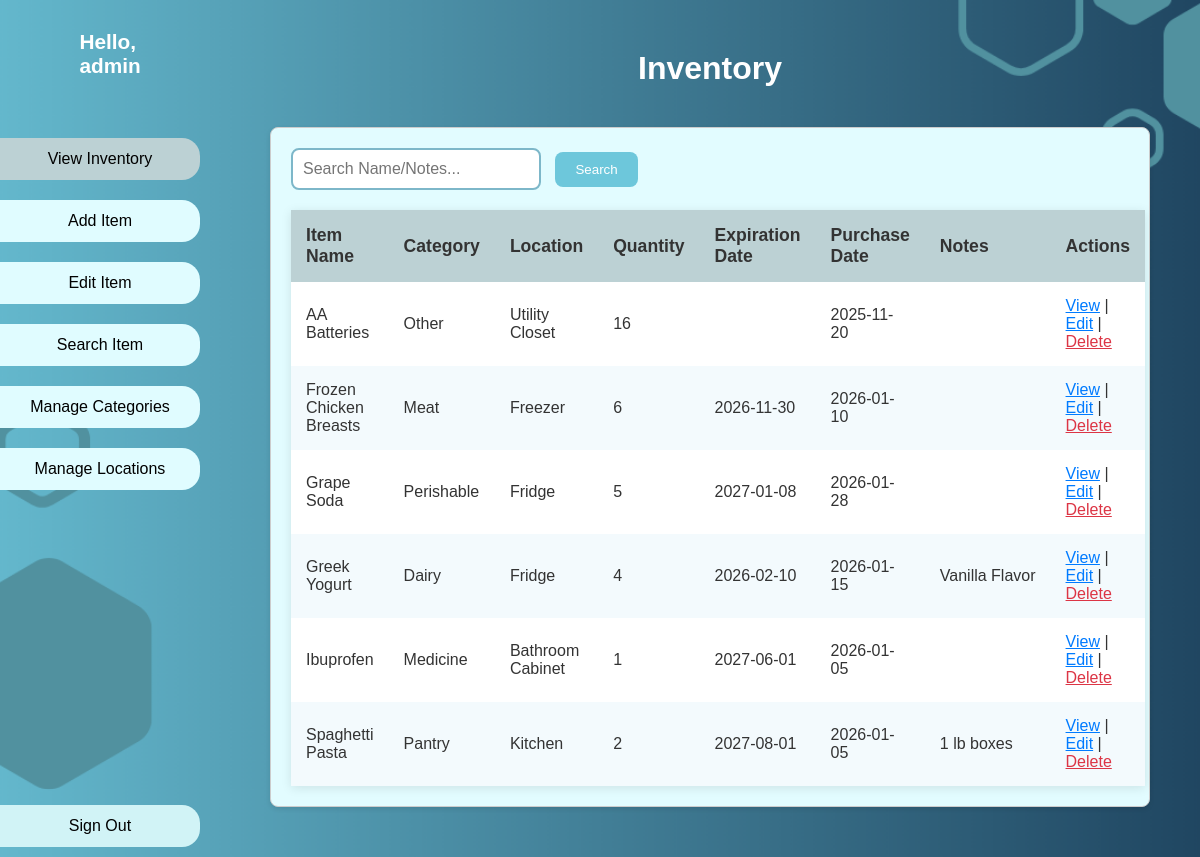
The app's page /inventory (signed in) with its own data.
### tables this page shows
CREATE TABLE "Items" (
	"ItemID"	INTEGER NOT NULL,
	"ItemName"	VARCHAR(100) NOT NULL,
	"Quantity"	INT NOT NULL DEFAULT 1,
	"PurchaseDate"	DATE DEFAULT NULL,
	"ExpirationDate"	DATE DEFAULT NULL,
	"CategoryID"	INT,
	"LocationID"	INT,
	"UserID"	INT NOT NULL,
	"Notes"	TEXT,
	PRIMARY KEY("ItemID" AUTOINCREMENT),
	FOREIGN KEY("CategoryID") REFERENCES "Category"("CategoryID") ON DELETE SET NULL,
	FOREIGN KEY("LocationID") REFERENCES "Location"("LocationID") ON DELETE SET NULL,
	FOREIGN KEY("UserID") REFERENCES "Users"("UserID") ON DELETE NO ACTION
);

CREATE TABLE "Category" (
	"CategoryID"	INTEGER NOT NULL,
	"CategoryName"	VARCHAR(100) NOT NULL,
	PRIMARY KEY("CategoryID" AUTOINCREMENT)
);

CREATE TABLE "Location" (
	"LocationID"	INTEGER NOT NULL,
	"LocationName"	VARCHAR(100) NOT NULL,
	PRIMARY KEY("LocationID" AUTOINCREMENT)
);

### app.py (the view)
@app.route('/inventory')
@login_required
def view_inventory():
    print(f"Accessing /inventory route as user ID: {session.get('user_id')}")
    search_term = request.args.get('search_term', '').strip()
    category_filter = request.args.get('category_filter', '').strip()
    location_filter = request.args.get('location_filter', '').strip()
    base_query = """ SELECT i.ItemID, i.ItemName, i.Quantity, i.PurchaseDate, i.ExpirationDate, i.Notes, c.CategoryName, l.LocationName, i.CategoryID, i.LocationID, i.UserID FROM Items i LEFT JOIN Category c ON i.CategoryID = c.CategoryID LEFT JOIN Location l ON i.LocationID = l.LocationID """
    args = []; where_clauses = []
    if search_term: where_clauses.append("(i.ItemName LIKE ? OR i.Notes LIKE ?)"); term_wc = f"%{search_term}%"; args.extend([term_wc, term_wc])
    if category_filter and category_filter.isdigit(): where_clauses.append("i.CategoryID = ?"); args.append(int(category_filter))
    if location_filter and location_filter.isdigit(): where_clauses.append("i.LocationID = ?"); args.append(int(location_filter))
    where_section = " WHERE " + " AND ".join(where_clauses) if where_clauses else ""
    order_clause = " ORDER BY i.ItemName ASC"
    final_query = base_query + where_section + order_clause
    items = query_db(final_query, args) or []
    print(f"Fetched {len(items)} items for inventory.")
    return render_template('view_inventory.html', items=items)

### app.py (called while the page is built)
def get_db():
    db = getattr(g, '_database', None)
    if db is None:
        try:
            db = sqlite3.connect(app.config['DATABASE'])
            db.row_factory = sqlite3.Row
            db.execute("PRAGMA foreign_keys = ON")
            g._database = db
            print("Database connection opened.")
        except sqlite3.Error as e:
            print(f"DATABASE CONNECTION ERROR: {e}")
            flash(f"Database connection error: {e}", "danger")
            return None
    return db

@app.teardown_appcontext
def close_connection(exception):
    db = getattr(g, '_database', None)
    if db is not None:
        db.close()
        print("Database connection closed.")

def query_db(query, args=(), one=False):
    db = get_db()
    if not db: return None
    cursor = None
    try:
        cursor = db.cursor()
        print(f"Executing DB query: {query} | args: {args}")
        cursor.execute(query, args)
        is_select_query = query.strip().upper().startswith("SELECT")
        if is_select_query:
            rows = cursor.fetchall()
            print("SELECT query executed.")
        else:
            db.commit(); rows = []
            print("Non-SELECT query executed and committed.")
        result = (rows[0] if rows else None) if one else rows
        return result
    except sqlite3.Error as e:
        print(f"DATABASE QUERY/EXECUTION ERROR: {e}"); print(f"Failed Query: {query} | Args: {args}")
        flash(f"Database operation failed: {e}", "danger")
        return None
    finally:
        if cursor: cursor.close()

def login_required(f):
    @wraps(f)
    def decorated_function(*args, **kwargs):
        if 'user_id' not in session:
            flash("Please log in to access this page.", "warning")
            return redirect(url_for('login_page', next=request.url))
        return f(*args, **kwargs)
    return decorated_function

### templates/view_inventory.html (shortened to what this page needs)
<!DOCTYPE html>
<html lang="en">
<head>
    <link rel="stylesheet" href="{{ url_for('static', filename='style.css') }}" />
</head>
<body class="inventory-page">
    <div class="container">
        <aside class="sidebar">
            <div class="user-info">
                 <h2>Hello,<br />{{ session.username if session.username else 'User' }}</h2>
            </div>
            <a href="{{ url_for('view_inventory') }}"><button class="active">View Inventory</button></a>
            <a href="{{ url_for('add_item_form') }}"><button>Add Item</button></a>
            <a href="{{ url_for('view_inventory') }}"><button title="Select 'Edit' or 'View' in table below">Edit Item</button></a>
            <a href="{{ url_for('search_items_form') }}"><button>Search Item</button></a>
            <a href="{{ url_for('manage_categories') }}"><button>Manage Categories</button></a>
            <a href="{{ url_for('manage_locations') }}"><button>Manage Locations</button></a>
            <a href="{{ url_for('logout_action') }}"><button class="signout">Sign Out</button></a>
        </aside>
        <main class="main-content">
            <header class="header"><h1>Inventory</h1></header>
            <div class="content-box">
                <div class="search-box">
                     <form method="GET" action="{{ url_for('view_inventory') }}">
                        <input type="text" name="search_term" placeholder="Search Name/Notes..." value="{{ request.args.get('search_term', '') }}">
                        <button type="submit">Search</button>
                     </form>
                </div>
                <section class="inventory-table">
                    <table>
                        <thead>
                            <tr>
                                <th>Item Name</th> <th>Category</th> <th>Location</th> <th>Quantity</th>
                                <th>Expiration Date</th> <th>Purchase Date</th> <th>Notes</th> <th>Actions</th>
                            </tr>
                        </thead>
                        <tbody>
                            {% for item in items %}
                            <tr>
                                <td>{{ item.ItemName }}</td>
                                <td>{{ item.CategoryName if item.CategoryName else 'N/A' }}</td>
                                <td>{{ item.LocationName if item.LocationName else 'N/A' }}</td>
                                <td>{{ item.Quantity }}</td>
                                <td>{{ item.ExpirationDate if item.ExpirationDate else '' }}</td>
                                <td>{{ item.PurchaseDate if item.PurchaseDate else '' }}</td>
                                <td class="notes-column" title="{{ item.Notes if item.Notes else '' }}">{{ item.Notes if item.Notes else '' }}</td>
                                <td>
                                    <a href="{{ url_for('view_item_details', item_id=item.ItemID) }}">View</a> |
                                    <a href="{{ url_for('edit_item_form', item_id=item.ItemID) }}">Edit</a> |
                                    <form method="POST" action="{{ url_for('delete_item_action', item_id=item.ItemID) }}" style="display:inline;" onsubmit="return confirm('Are you sure you want to delete {{ item.ItemName | escape }}?');">
                                        <button type="submit" style="background:none; border:none; font-size: 1rem; padding:0; color: #dc3545; text-decoration:underline; cursor:pointer;">Delete</button>
                                    </form>
                                </td>
                            </tr>
                            {% else %}
                              <tr> <td colspan="8" style="text-align: center;">No items found matching your criteria.</td> </tr>
                            {% endfor %}
                        </tbody>
                    </table>
                </section>
            </div>
        </main>
    </div>
</body>
</html>

### static/style.css (style rules this page uses)
* { margin: 0; padding: 0; box-sizing: border-box; }
body, html { height: 100%; font-family: Arial, sans-serif; }
body { background: url("background2.png") no-repeat center center fixed; background-size: cover; background-repeat: no-repeat; background-position: center; }
.container { display: flex; height: 100vh; color: #333; }
.sidebar { width: 220px; display: flex; flex-direction: column; }
.user-info { display: flex; flex-direction: column; justify-content: center; align-items: center; margin-top: 10px; padding: 20px; }
.user-info h2 { margin-bottom: 30px; font-size: 1.3rem; color: #ffffff; }
.sidebar button.active { background-color: #bcd1d4; border: none; cursor: default; }
.sidebar button { margin: 10px 20px 10px 0px; width: 200px; padding: 12px; background-color: #e0fcff; border: none; border-radius: 0px 18px 18px 0px; font-size: 1rem; cursor: pointer; transition: background-color 0.3s ease; }
.sidebar .signout { background-color: #d1f3f6; position: absolute; bottom: 0; }
.main-content { flex: 1; padding: 30px; overflow-y: auto; }
.header { display: flex; justify-content: center; align-items: center; }
.header h1 { color: #ffffff; margin:20px; }
.content-box { background-color: #e2fcff; border: 1px solid #ccc; border-radius: 8px; padding: 20px; margin: 20px; box-shadow: 0 2px 5px rgba(0, 0, 0, 0.1); }
.search-box input { padding: 10px; font-size: 1rem; border-radius: 8px; border: 2px solid #7db7c9; width: 250px; margin-right: 10px; }
.inventory-table { margin-top: 20px; }
table { width: 100%; border-collapse: collapse; background-color: white; box-shadow: 0 2px 10px rgba(0,0,0,0.1); }
th, td { padding: 15px; text-align: left; }
th { background-color: #bcd1d4; font-size: 1.1rem; }
tr:nth-child(even) { background-color: #f3fafd; }
a { color: #007bff; text-decoration: underline; cursor: pointer; }
button.form-button, button[type="submit"] { background-color: #6dc7db; color: #ffffff; border: none; border-radius: 8px; padding: 10px 20px; cursor: pointer; transition: background-color 0.3s ease; }

### templates/view_inventory.html (style rules this page uses)
.notes-column { max-width: 200px; white-space: nowrap; overflow: hidden; text-overflow: ellipsis; }

### records on screen
Items: ItemName "AA Batteries", CategoryName "Other", LocationName "Utility Closet", Quantity "16", PurchaseDate "2025-11-20"
Items: ItemName "Frozen Chicken Breasts", CategoryName "Meat", LocationName "Freezer", Quantity "6", ExpirationDate "2026-11-30", PurchaseDate "2026-01-10"
Items: ItemName "Grape Soda", CategoryName "Perishable", LocationName "Fridge", Quantity "5", ExpirationDate "2027-01-08", PurchaseDate "2026-01-28"
Items: ItemName "Greek Yogurt", CategoryName "Dairy", LocationName "Fridge", Quantity "4", ExpirationDate "2026-02-10", PurchaseDate "2026-01-15", Notes "Vanilla Flavor"
Items: ItemName "Ibuprofen", CategoryName "Medicine", LocationName "Bathroom Cabinet", Quantity "1", ExpirationDate "2027-06-01", PurchaseDate "2026-01-05"
Items: ItemName "Spaghetti Pasta", CategoryName "Pantry", LocationName "Kitchen", Quantity "2", ExpirationDate "2027-08-01", PurchaseDate "2026-01-05", Notes "1 lb boxes"

### other values on screen
{{ session.username if session.username else 'User' }} "admin"
